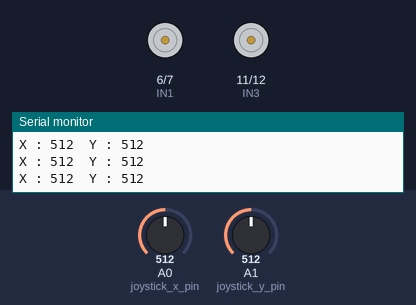
The sketch below on a simulated Arduino Uno, built with avr-gcc and run on an emulated ATmega328P. On the bench: motor-driver pin pairs drawn as motors (green arrow = first pin HIGH = forward, orange = second pin HIGH = backward, longer = more drive, scaled by the enable pin), the last lines printed to the serial monitor. The inputs (shaded band) are chosen by the test bench; at power-on: A0 (joystick_x_pin) = 512, A1 (joystick_y_pin) = 512.

Above: at 1.2 s.
1.3 s: A0 (joystick_x_pin) set to 587
2.8 s: A0 (joystick_x_pin) set to 613
At 4.0 s:
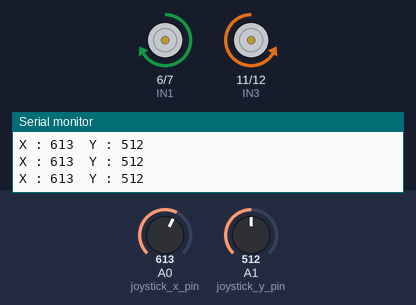
4.3 s: A0 (joystick_x_pin) set to 390
At 5.5 s:
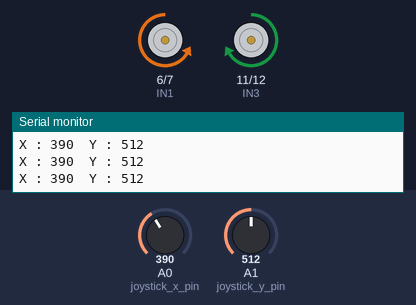
5.8 s: A0 (joystick_x_pin) set to 411
At 7.0 s:
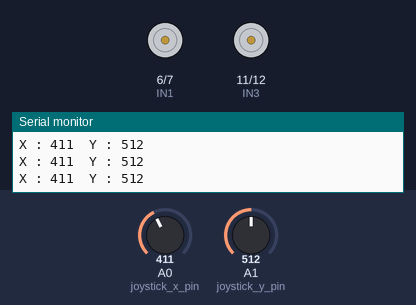
7.3 s: A1 (joystick_y_pin) set to 526
At 8.5 s:
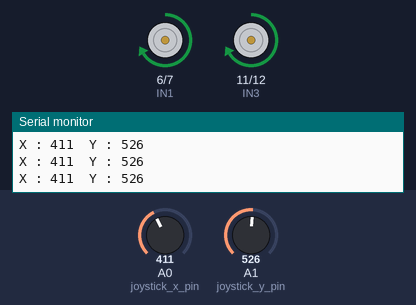
8.8 s: A1 (joystick_y_pin) set to 511
At 10.3 s:
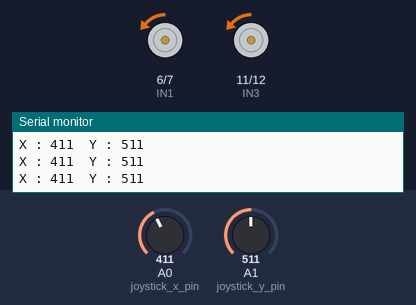
Timing chart, 0 to 11.3 s (numbered marks = the images above; inputs shaded):
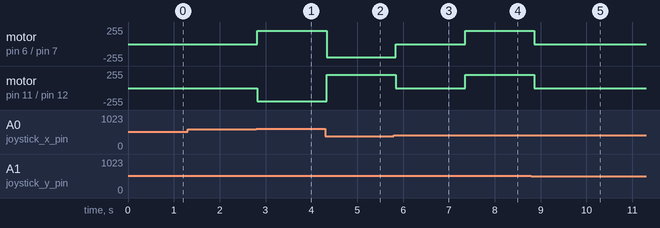

The sketch:

joystick_l298.ino
```cpp
// Moteur 1
int ENA = 5; // Broche de signal pour la vitesse du moteur 1
int IN1 = 6; // Broche de commande 1 du moteur 1
int IN2 = 7; // Broche de commande 2 du moteur 1

// Moteur 2
int ENB = 10; // Broche de signal pour la vitesse du moteur 2
int IN3 = 11; // Broche de commande 1 du moteur 2
int IN4 = 12; // Broche de commande 2 du moteur 2

// Broches pour le joystick GT1079
int joystick_x_pin = A0;
int joystick_y_pin = A1;

void setup() {
  pinMode(ENA, OUTPUT);
  pinMode(IN1, OUTPUT);
  pinMode(IN2, OUTPUT);
  pinMode(ENB, OUTPUT);
  pinMode(IN3, OUTPUT);
  pinMode(IN4, OUTPUT);

  Serial.begin(9600); // Initialisation de la communication série
}

void loop() {
  int x_val = analogRead(joystick_x_pin); // Lire la valeur de l'axe X du joystick
  int y_val = analogRead(joystick_y_pin); // Lire la valeur de l'axe Y du joystick

  // Affichage des valeurs des axes X et Y dans le moniteur série
  Serial.print("X : ");
  Serial.print(x_val);
  Serial.print("\tY : ");
  Serial.println(y_val);

  // Convertir les valeurs analogiques en vitesses des moteurs
  int motor_speed_y = map(y_val, 0, 1023, -255, 255);

  // Définir une vitesse fixe pour la rotation
  int rotation_speed = 200;

  // Contrôler la direction des moteurs en fonction de l'axe X du joystick
  if (x_val < 400) { // Joystick penché à gauche
    // Tourner à gauche sur place
    analogWrite(ENA, rotation_speed);
    digitalWrite(IN1, LOW);
    digitalWrite(IN2, HIGH);
    analogWrite(ENB, rotation_speed);
    digitalWrite(IN3, HIGH);
    digitalWrite(IN4, LOW);
  } else if (x_val > 600) { // Joystick penché à droite
    // Tourner à droite sur place
    analogWrite(ENA, rotation_speed);
    digitalWrite(IN1, HIGH);
    digitalWrite(IN2, LOW);
    analogWrite(ENB, rotation_speed);
    digitalWrite(IN3, LOW);
    digitalWrite(IN4, HIGH);
  } else { // Joystick centré ou en position intermédiaire
    // Avancer ou reculer
    if (motor_speed_y > 0) {
      // Avancer
      analogWrite(ENA, abs(motor_speed_y));
      digitalWrite(IN1, HIGH);
      digitalWrite(IN2, LOW);
      analogWrite(ENB, abs(motor_speed_y));
      digitalWrite(IN3, HIGH);
      digitalWrite(IN4, LOW);
    } else if (motor_speed_y < 0) {
      // Reculer
      analogWrite(ENA, abs(motor_speed_y));
      digitalWrite(IN1, LOW);
      digitalWrite(IN2, HIGH);
      analogWrite(ENB, abs(motor_speed_y));
      digitalWrite(IN3, LOW);
      digitalWrite(IN4, HIGH);
    } else {
      // Arrêter
      analogWrite(ENA, 0);
      digitalWrite(IN1, LOW);
      digitalWrite(IN2, LOW);
      analogWrite(ENB, 0);
      digitalWrite(IN3, LOW);
      digitalWrite(IN4, LOW);
    }
  }

  delay(100); // Délai pour éviter une lecture trop rapide du joystick
}
```

Measured:
- the behaviour switches between 600 and 601 on A0 (joystick_x_pin) (found by bisection; images 0 and 1)
- the behaviour switches between 399 and 400 on A0 (joystick_x_pin) (found by bisection; images 2 and 3)
- the behaviour switches between 513 and 514 on A1 (joystick_y_pin) (found by bisection; images 3 and 4)
- after the input at 2.8 s, motor on pin 6 (IN1) / pin 7 (IN2): stopped → forward 200/255 at once; motor on pin 11 (IN3) / pin 12 (IN4): stopped → backward 200/255 at once
- after the input at 4.3 s, motor on pin 6 (IN1) / pin 7 (IN2): forward 200/255 → backward 200/255 at once; motor on pin 11 (IN3) / pin 12 (IN4): backward 200/255 → forward 200/255 at once
- after the input at 5.8 s, motor on pin 6 (IN1) / pin 7 (IN2): backward 200/255 → stopped at once; motor on pin 11 (IN3) / pin 12 (IN4): forward 200/255 → stopped at once
- after the input at 7.3 s, motor on pin 6 (IN1) / pin 7 (IN2), motor on pin 11 (IN3) / pin 12 (IN4): stopped → forward 200/255 after 0.05 s
- after the input at 8.8 s, motor on pin 6 (IN1) / pin 7 (IN2), motor on pin 11 (IN3) / pin 12 (IN4): forward 200/255 → backward 1/255 after 0.06 s
